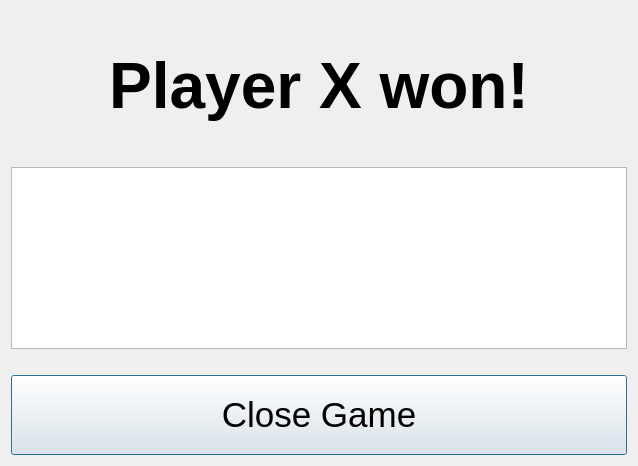
<?xml version="1.0" encoding="UTF-8"?>
<ui version="4.0">
 <class>WinScreenWindow</class>
 <widget class="QDialog" name="WinScreenWindow">
  <property name="geometry">
   <rect>
    <x>0</x>
    <y>0</y>
    <width>638</width>
    <height>466</height>
   </rect>
  </property>
  <property name="palette">
   <palette>
    <active>
     <colorrole role="Dark">
      <brush brushstyle="SolidPattern">
       <color alpha="255">
        <red>255</red>
        <green>255</green>
        <blue>255</blue>
       </color>
      </brush>
     </colorrole>
     <colorrole role="Mid">
      <brush brushstyle="SolidPattern">
       <color alpha="255">
        <red>255</red>
        <green>255</green>
        <blue>255</blue>
       </color>
      </brush>
     </colorrole>
    </active>
    <inactive>
     <colorrole role="Dark">
      <brush brushstyle="SolidPattern">
       <color alpha="255">
        <red>160</red>
        <green>160</green>
        <blue>160</blue>
       </color>
      </brush>
     </colorrole>
     <colorrole role="Mid">
      <brush brushstyle="SolidPattern">
       <color alpha="255">
        <red>160</red>
        <green>160</green>
        <blue>160</blue>
       </color>
      </brush>
     </colorrole>
    </inactive>
    <disabled>
     <colorrole role="Dark">
      <brush brushstyle="SolidPattern">
       <color alpha="255">
        <red>255</red>
        <green>255</green>
        <blue>255</blue>
       </color>
      </brush>
     </colorrole>
     <colorrole role="Mid">
      <brush brushstyle="SolidPattern">
       <color alpha="255">
        <red>255</red>
        <green>255</green>
        <blue>255</blue>
       </color>
      </brush>
     </colorrole>
    </disabled>
   </palette>
  </property>
  <property name="windowTitle">
   <string>Dialog</string>
  </property>
  <layout class="QVBoxLayout" name="verticalLayout">
   <item>
    <widget class="QLabel" name="winnerLabel">
     <property name="minimumSize">
      <size>
       <width>0</width>
       <height>150</height>
      </size>
     </property>
     <property name="font">
      <font>
       <pointsize>48</pointsize>
       <bold>true</bold>
      </font>
     </property>
     <property name="text">
      <string>Player X won!</string>
     </property>
     <property name="alignment">
      <set>Qt::AlignCenter</set>
     </property>
    </widget>
   </item>
   <item>
    <widget class="QGraphicsView" name="winnerIconView">
     <property name="minimumSize">
      <size>
       <width>250</width>
       <height>150</height>
      </size>
     </property>
     <property name="palette">
      <palette>
       <active>
        <colorrole role="Midlight">
         <brush brushstyle="SolidPattern">
          <color alpha="255">
           <red>255</red>
           <green>255</green>
           <blue>255</blue>
          </color>
         </brush>
        </colorrole>
       </active>
       <inactive>
        <colorrole role="Midlight">
         <brush brushstyle="SolidPattern">
          <color alpha="255">
           <red>227</red>
           <green>227</green>
           <blue>227</blue>
          </color>
         </brush>
        </colorrole>
       </inactive>
       <disabled>
        <colorrole role="Midlight">
         <brush brushstyle="SolidPattern">
          <color alpha="255">
           <red>255</red>
           <green>255</green>
           <blue>255</blue>
          </color>
         </brush>
        </colorrole>
       </disabled>
      </palette>
     </property>
    </widget>
   </item>
   <item>
    <spacer name="horizontalSpacer">
     <property name="orientation">
      <enum>Qt::Horizontal</enum>
     </property>
     <property name="sizeHint" stdset="0">
      <size>
       <width>40</width>
       <height>20</height>
      </size>
     </property>
    </spacer>
   </item>
   <item>
    <widget class="QPushButton" name="closeGameButton">
     <property name="minimumSize">
      <size>
       <width>0</width>
       <height>80</height>
      </size>
     </property>
     <property name="font">
      <font>
       <pointsize>26</pointsize>
      </font>
     </property>
     <property name="text">
      <string>Close Game</string>
     </property>
    </widget>
   </item>
  </layout>
 </widget>
 <resources/>
 <connections/>
</ui>
